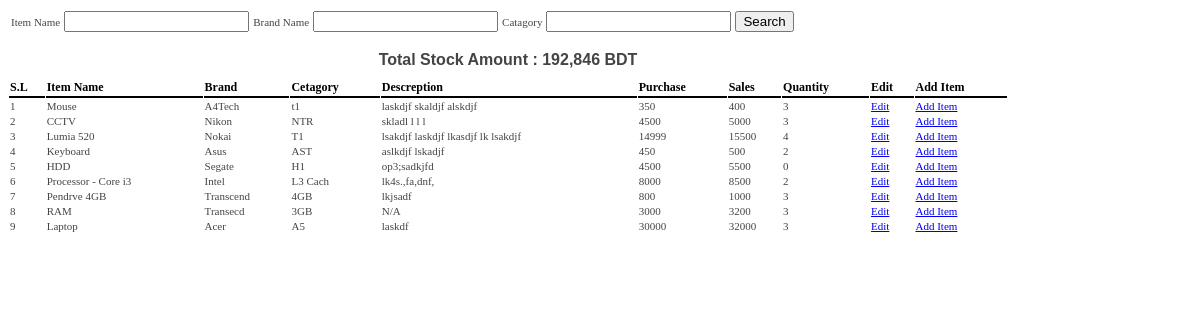
The page /view_item_list.php (signed in) on the database its author committed.
### tables this page shows
CREATE TABLE IF NOT EXISTS `stock_info` (
  `id` int(11) NOT NULL,
  `product` varchar(50) NOT NULL,
  `brand` varchar(30) NOT NULL,
  `cata` varchar(50) NOT NULL,
  `description` text NOT NULL,
  `purchase` decimal(20,0) NOT NULL,
  `sales` decimal(20,0) NOT NULL,
  `quantity` decimal(10,0) NOT NULL,
  PRIMARY KEY (`id`)
);

### model.php (called while the page is built, shortened)
<?php
	class model{
		public $system_db = array();
		public function __construct(){
			$this->system_db['host_name']		= DB_HOST;
			$this->system_db['user_name']		= DB_USER;
			$this->system_db['pass']			= DB_PASSWORD;
			$this->mysql_link = mysql_connect($this->system_db['host_name'],$this->system_db['user_name'],$this->system_db['pass']);
		}
		public function get($select, $from, $where=array(), $order=array()) {
			if(sizeof($select)>0 && sizeof($from)>0) {
				$s	=	"";
				foreach($select as $v) {
					if($v == '*')	$s	.=	"*";
					else $s		.=	sprintf("`%s`", mysql_real_escape_string($v));
				}
				$f	=	"";
				foreach($from as $v) {
					$f		.=	sprintf("`%s`", mysql_real_escape_string($v));
				}
				$w	=	"";
				$o	=	"";
				$query		=		"select $s from $f $w $o";
				$result = mysql_query($query);
				$data	=	array();
				while($row = mysql_fetch_assoc($result)) {
					array_push($data, $row);
				}
				return $data;
			}
			return false;
		}
	}
?>

### view_item_list.php (the view, shortened to what this page needs)
<?php
	include_once("model.php");
	$base_process = new model();
	$select = array();
	$select[] = '*';
	$from = array();
	$table = "stock_info";
	$from[] = $table;
	$data = $base_process->get($select,$from);
	echo "<form action='view_item_list.php' method='post'>";
	echo "<table style='font-family:verdana; font-size:11px'>";
		echo "<tr>";
			echo "<td>Item Name</td>";
			echo "<td><input type='text' autocomplete = 'off' name='iname' id='iname'></td>";
			echo "<td>Brand Name</td>";
			echo "<td><input type='text' autocomplete = 'off' name='bname' id='bname'></td>";
			echo "<td>Catagory</td>";
			echo "<td><input type='text' name='cata' autocomplete = 'off' id='cata'></td>";
			echo "<td><input type='submit' name='src' value='Search'></td>";
		echo "</tr>";
	echo "</table>";
	echo "</form>";
	echo "<table border='0' align='left' width = '1000'><tr><td height = '10' style = 'text-align:center; font-weight:bold'>Total Stock Amount : ".getTotalStockAmount()." BDT</td></tr></table>";
	echo "<table cellspacing='1' align='left' width='1000' border='0' style='font-family:\"verdana\"; font-size:12px;'>";
		echo "<tr style='font-weight:bold; color:black'>";
			echo "<td style='border-bottom:2px solid black'>S.L</td>";
			echo "<td style='border-bottom:2px solid black'>Item Name</td>";
			echo "<td style='border-bottom:2px solid black'>Brand</td>";
			echo "<td style='border-bottom:2px solid black'>Cetagory</td>";
			echo "<td style='border-bottom:2px solid black'>Descreption</td>";
			echo "<td style='border-bottom:2px solid black'>Purchase</td>";
			echo "<td style='border-bottom:2px solid black'>Sales</td>";
			echo "<td style='border-bottom:2px solid black'>Quantity</td>";
			echo "<td style='border-bottom:2px solid black'>Edit</td>";
			echo "<td style='border-bottom:2px solid black'>Add Item</td>";
		echo "</tr>";
	if(isset($_POST['src'])){
		$iname 	= $_POST['iname'];
		$brand	= $_POST['bname'];
		$cata 	= $_POST['cata'];
		$sql = "SELECT * FROM stock_info WHERE product = '$iname' OR brand = '$brand' OR cata = '$cata'";
		$rec = mysql_query($sql);
		$i = 0;
		while($row = mysql_fetch_array($rec)){
			$i++;
			$id			= $row['id'];
			$product 	= $row['product'];
			$brand		= $row['brand'];
			$cata		= $row['cata'];
			$desc  		= $row['description'];
			$purchase	= $row['purchase'];
			$sales		= $row['sales'];
			$quantity	= $row['quantity'];
			echo "<tr style = 'font-size:11px'>";
				echo "<td>".$i."</td>";
				echo "<td>".@$product."</td>";
				echo "<td>".@$brand."</td>";
				echo "<td>".@$cata."</td>";
				echo "<td>".@$desc."</td>";
				echo "<td>".@$purchase."</td>";
				echo "<td>".@$sales."</td>";
				echo "<td>".@$quantity."</td>";
				echo "<td><a href='#' onclick = 'window.open(\"edit_stock_item.php?id=$id\",\"\",\"height=300,width=400\")'>Edit</a></td>";
				echo "<td><a href='#' onclick = 'window.open(\"add_item.php?id=$id\",\"\",\"height=300,width=400\")'>Add Item</a></td>";
			echo "</tr>";
		}
	} else {
		$i = 0;
		foreach($data as $val){
			$i++;
			if(isset($val)){
				extract($val);
				echo "<tr style = 'font-size:11px'>";
					echo "<td>$i</td>";
					echo "<td>$product</td>";
					echo "<td>$brand</td>";
					echo "<td>$cata</td>";
					if($description == ''){
						$description = 'N/A';
					}
					echo "<td>$description</td>";
					echo "<td>$purchase</td>";
					echo "<td>$sales</td>";
					echo "<td>$quantity</td>";
					echo "<td><a href='#' onclick = 'window.open(\"edit_stock_item.php?id=$id\",\"\",\"height=300,width=400\")'>Edit</a></td>";
					echo "<td><a href='#' onclick = 'window.open(\"add_item.php?id=$id\",\"\",\"height=300,width=400\")'>Add Item</a></td>";
				echo "</tr>";
			}
		}
	}
	echo "</table>";
	function getTotalStockAmount(){
		$sql = "SELECT * FROM stock_info";
		$rec = mysql_query($sql);
		$grand_total = 0;
		while($row = mysql_fetch_array($rec)){
			$qty = $row['quantity'];
			$purchase = $row['purchase'];
			$total = ($qty * $purchase);
			$grand_total += $total;
		}
		return number_format($grand_total,0,",",",");
	}
?>
<link rel="stylesheet" type="text/css" href="css/auto_suggestion.css" />

### rows shown on the page
stock_info: product "Mouse", brand "A4Tech", cata "t1", description "laskdjf skaldjf alskdjf", purchase "350", sales "400", quantity "3"
stock_info: product "CCTV", brand "Nikon", cata "NTR", description "skladl l l l", purchase "4500", sales "5000", quantity "3"
stock_info: product "Lumia 520", brand "Nokai", cata "T1", description "lsakdjf laskdjf lkasdjf lk lsakdjf", purchase "14999", sales "15500", quantity "4"
stock_info: product "Keyboard", brand "Asus", cata "AST", description "aslkdjf lskadjf", purchase "450", sales "500", quantity "2"
stock_info: product "HDD", brand "Segate", cata "H1", description "op3;sadkjfd", purchase "4500", sales "5500", quantity "0"
stock_info: product "Processor - Core i3", brand "Intel", cata "L3 Cach", description "lk4s.,fa,dnf,", purchase "8000", sales "8500", quantity "2"
stock_info: product "Pendrve 4GB", brand "Transcend", cata "4GB", description "lkjsadf", purchase "800", sales "1000", quantity "3"
stock_info: product "RAM", brand "Transecd", cata "3GB", description "N/A", purchase "3000", sales "3200", quantity "3"
stock_info: product "Laptop", brand "Acer", cata "A5", description "laskdf", purchase "30000", sales "32000", quantity "3"

### other values the page prints
getTotalStockAmount() "192,846"
